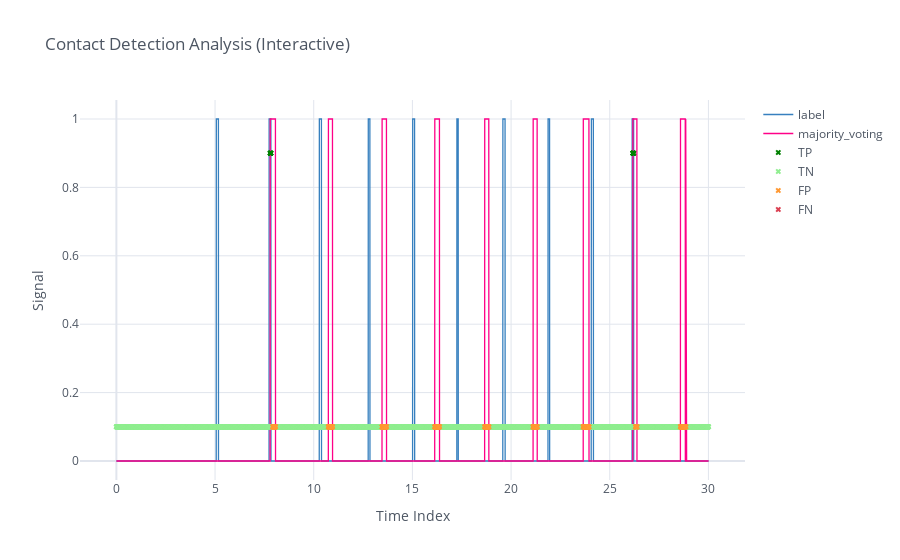

The code cell stored with this chart in its notebook:
### Code cell
def contact_detection_accuracy(df, allowable_delay = 20):
    "df should include label, majority voting and time"
    TP, TN, FP, FN = 0, 0, 0, 0
    
    df['label_diff'] = df['label'].diff().fillna(0)
    df['TP'], df['TN'], df['FP'], df['FN'] = None, None, None, None
 
    contact_delays = []
    no_contact_delays = []
    df = df.reset_index(drop=True)
 
    change_events = df[df['label_diff'] != 0].index.tolist()
 
    # Add first and last index if not present
    if 0 not in change_events:
        change_events.insert(0, 0)
    if len(df) - 1 not in change_events:
        change_events.append(len(df) - 1)
 
    for event_idx in range(len(change_events) - 1):
        idx = change_events[event_idx]
        
        if df.label[idx] == 1: # Starting a contact event
            for i in range(idx, min(idx + allowable_delay, len(df))):
                if df.majority_voting[i] == 1:
                    delay = df.time[i] - df.time[idx]
                    contact_delays.append(delay)
                    break
            
            if i >= (idx + allowable_delay - 1):
                contact_delays.append(0)
 
            # Calculate TP and FN
            for j in range(change_events[event_idx+1], max(change_events[event_idx+1]-allowable_delay, 0), -1):
                if df.majority_voting[j] == 1:
                    break
 
            for idx_ in range(i, j):
                if df.majority_voting[idx_] == df.label[idx_]:
                    TP += 1
                    df.loc[idx_, 'TP'] = 0.9
                else:
                    FN += 1
                    df.loc[idx_, 'FN'] = 0.9
 
        else: # Starting a contact-free event
 
            for i in range(idx, min(idx + allowable_delay, len(df))):
                if df.majority_voting[i] == 0:
                    delay = df.time[i] - df.time[idx]
                    no_contact_delays.append(delay)
                    break
            
            if i >= (idx + allowable_delay - 1):
                no_contact_delays.append(0)
 
            # Calculate TN and FP
            for j in range(change_events[event_idx+1], max(change_events[event_idx+1]-allowable_delay, 0), -1):
                if df.majority_voting[j] == 0:
                    break
                
            for idx_ in range(i, j):
                if df.majority_voting[idx_] == df.label[idx_]:
                    TN += 1
                    df.loc[idx_, 'TN'] = 0.1
                else:
                    FP += 1
                    df.loc[idx_, 'FP'] = 0.1
 
    # Compute averages safely
    contact_avg_delay = np.nanmean([d for d in contact_delays if d > 0])
    no_contact_avg_delay = np.nanmean([d for d in no_contact_delays if d > 0])
 
    ModelAccuracy = (TP + TN) / (TP + TN + FP + FN) * 100
    DetectionFailureRate = FN / (TP + FN) * 100
    FalseAlarmRate = FP / (TN + FP) * 100
 
    return df, TP, TN, FP, FN, contact_avg_delay, no_contact_avg_delay, ModelAccuracy, DetectionFailureRate, FalseAlarmRate, contact_delays, no_contact_delays
 

df = pd.read_csv('../DATA/Labeled_data/0213_2LCNN_Post1_ST/labeled_modelResult_data.csv')
# Call the function
df, TP, TN, FP, FN, contact_avg_delay, no_contact_avg_delay, ModelAccuracy, DetectionFailureRate, FalseAlarmRate, contact_delays, no_contact_delays = contact_detection_accuracy(df, 20)
 
print('contact_delays:', contact_delays)
print('no_contact_delays:', no_contact_delays)
print(f"Accuracy:{ModelAccuracy:.2f}%, DetectionFailureRate:{DetectionFailureRate:.2f}%, FalseAlarmRate:{FalseAlarmRate:.2f}%, Contact Detection Delay: {contact_avg_delay*1000:.3f}ms, No-Contact Detection Delay: {no_contact_avg_delay*1000:.3f}ms, TP: {TP}, TN: {TN}, FP: {FP}, FN: {FN}")
 
# Plot results
df[['time', 'label', 'majority_voting', 'TP', 'TN', 'FP', 'FN']].iplot(
    x='time', kind='scatter',
    mode={'label': 'lines', 'majority_voting': 'lines', 'TP': 'markers', 'TN': 'markers', 'FP': 'markers', 'FN': 'markers'},
    title='Contact Detection Analysis (Interactive)',
    xTitle='Time Index', yTitle='Signal', theme='white',
    symbol=[None, None, 'x', 'x', 'x', 'x'],
    size = 5,
    colors=['blue', 'pink', 'green', 'lightgreen', 'orange', 'red'],
)


df

### Figure 1 — Plotly figure (JSON) as saved in the notebook; plotly's stock layout.template omitted (floating-point values rounded to 4 significant figures; data arrays with more than 128 entries replaced by an {"elided": "..."} marker saying what was removed)
{"data": [{"line": {"color": "rgba(55, 128, 191, 1.0)", "dash": "solid", "shape": "linear", "width": 1.3}, "mode": "lines", "name": "label", "text": "", "type": "scatter", "x": {"elided": "6003 float values"}, "y": {"elided": "6003 int values"}}, {"line": {"color": "rgba(255, 0, 136, 1.0)", "dash": "solid", "shape": "linear", "width": 1.3}, "mode": "lines", "name": "majority_voting", "text": "", "type": "scatter", "x": {"elided": "6003 float values"}, "y": {"elided": "6003 int values"}}, {"line": {"color": "rgba(0, 128, 0, 1.0)", "dash": "solid", "shape": "linear", "width": 1.3}, "marker": {"size": 5, "symbol": "x"}, "mode": "markers", "name": "TP", "text": "", "type": "scatter", "x": {"elided": "6003 float values"}, "y": {"elided": "6003 mixed values"}}, {"line": {"color": "rgba(144, 238, 144, 1.0)", "dash": "solid", "shape": "linear", "width": 1.3}, "marker": {"size": 5, "symbol": "x"}, "mode": "markers", "name": "TN", "text": "", "type": "scatter", "x": {"elided": "6003 float values"}, "y": {"elided": "6003 mixed values"}}, {"line": {"color": "rgba(255, 153, 51, 1.0)", "dash": "solid", "shape": "linear", "width": 1.3}, "marker": {"size": 5, "symbol": "x"}, "mode": "markers", "name": "FP", "text": "", "type": "scatter", "x": {"elided": "6003 float values"}, "y": {"elided": "6003 mixed values"}}, {"line": {"color": "rgba(219, 64, 82, 1.0)", "dash": "solid", "shape": "linear", "width": 1.3}, "marker": {"size": 5, "symbol": "x"}, "mode": "markers", "name": "FN", "text": "", "type": "scatter", "x": {"elided": "6003 float values"}, "y": {"elided": "6003 str values"}}], "layout": {"legend": {"bgcolor": "#FFFFFF", "font": {"color": "#4D5663"}}, "paper_bgcolor": "#FFFFFF", "plot_bgcolor": "#FFFFFF", "title": {"font": {"color": "#4D5663"}, "text": "Contact Detection Analysis (Interactive)"}, "xaxis": {"gridcolor": "#E1E5ED", "showgrid": true, "tickfont": {"color": "#4D5663"}, "title": {"font": {"color": "#4D5663"}, "text": "Time Index"}, "zerolinecolor": "#E1E5ED"}, "yaxis": {"gridcolor": "#E1E5ED", "showgrid": true, "tickfont": {"color": "#4D5663"}, "title": {"font": {"color": "#4D5663"}, "text": "Signal"}, "zerolinecolor": "#E1E5ED"}}}
